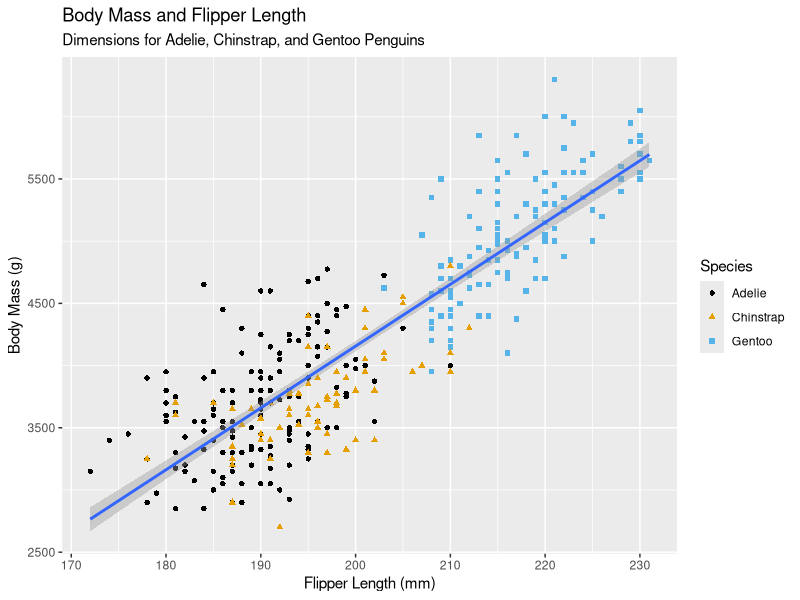
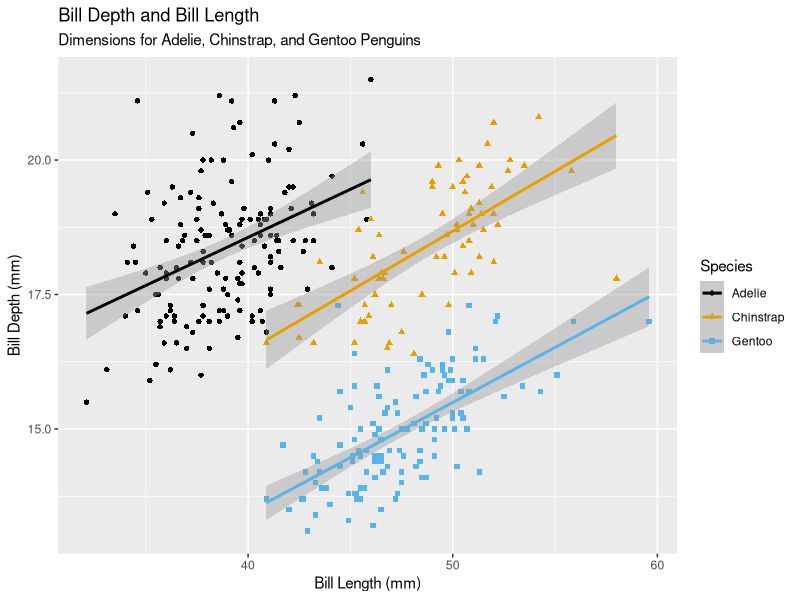

Generate these figures, in order, with R:
library(tidyverse)
library(palmerpenguins)
library(ggthemes)

ggplot(
    data = penguins,
    mapping = aes(x = flipper_length_mm, y = body_mass_g)
    ) + geom_point(mapping = aes(color = species, shape = species), na.rm = TRUE) +
        geom_smooth(method = "lm") +
        labs(
            title = "Body Mass and Flipper Length",
            subtitle = "Dimensions for Adelie, Chinstrap, and Gentoo Penguins",
            x = "Flipper Length (mm)", y = "Body Mass (g)",
            color = "Species", shape = "Species"
        ) +
        scale_color_colorblind()

ggplot(
    data = penguins,
    mapping = aes(x = bill_length_mm, y = bill_depth_mm, color = species, shape = species)
    ) + geom_point(na.rm = TRUE) +
        geom_smooth(method = "lm") +
        labs(
            title = "Bill Depth and Bill Length",
            subtitle = "Dimensions for Adelie, Chinstrap, and Gentoo Penguins",
            x = "Bill Length (mm)", y = "Bill Depth (mm)",
            color = "Species", shape = "Species"
        ) +
        scale_color_colorblind()